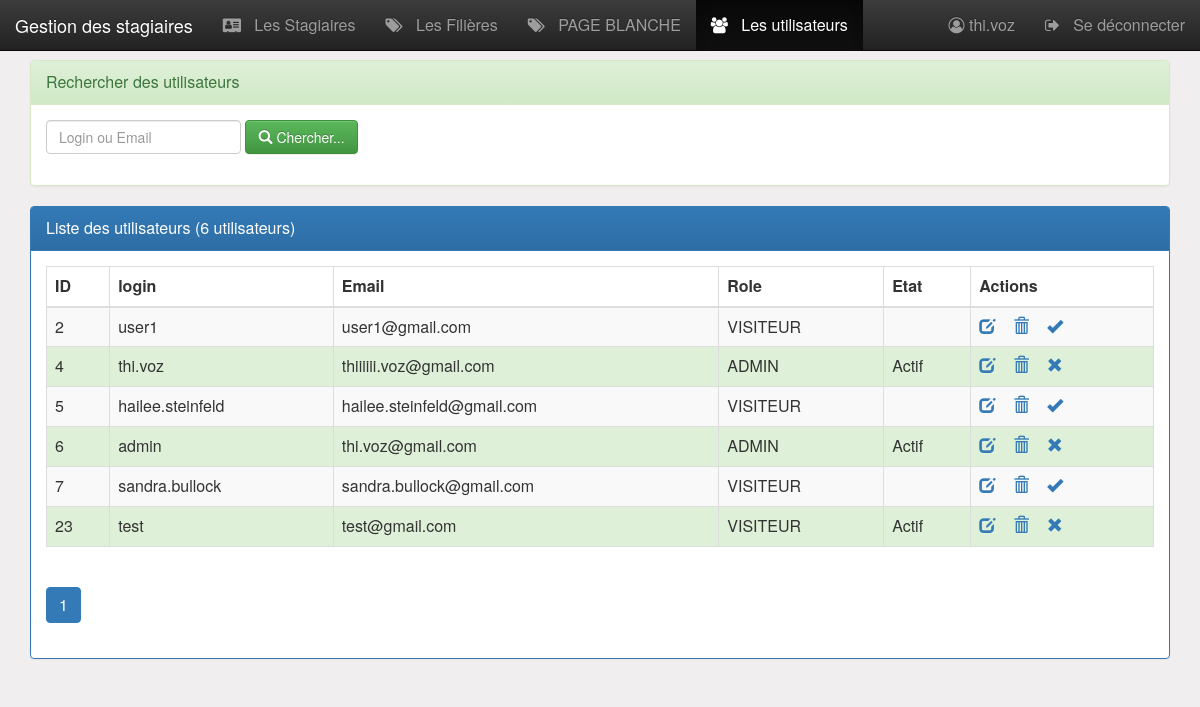
/pages/utilisateurs.php (signed in), run on the app's committed database.
### tables this page shows
CREATE TABLE IF NOT EXISTS `utilisateur` (
  `iduser` int(4) NOT NULL AUTO_INCREMENT,
  `login` varchar(50) NOT NULL,
  `email` varchar(255) NOT NULL,
  `role` varchar(50) NOT NULL DEFAULT 'VISITEUR',
  `etat` int(1) NOT NULL DEFAULT 0,
  `pwd` varchar(255) NOT NULL,
  PRIMARY KEY (`iduser`)
);

### pages/utilisateurs.php (the view, shortened to what this page needs)
<?php
    require_once("connexiondb.php");
    $login="";
    $size=isset($_GET['size'])?$_GET['size']:6;
    $page=isset($_GET['page'])?$_GET['page']:1;
    $offset=($page-1)*$size;
    $requeteUser="
        SELECT *
        FROM   utilisateur
        WHERE  login like '%$login%' or email like '%$login%'
        ORDER BY iduser
        LIMIT  $size
        OFFSET $offset
    ";
    $req = $pdo->prepare($requeteUser);
    $req->execute();
    $utilisateurs = $req->fetchAll(PDO::FETCH_ASSOC);
    $requeteCount="select count(*) countUser from utilisateur";
    $resultatCount=$pdo->query($requeteCount);
    $tabCount=$resultatCount->fetch();
    $nbrUser=$tabCount['countUser'];
    $reste=$nbrUser % $size;
    if($reste===0)
        $nbrPage=$nbrUser/$size;
    else
        $nbrPage=floor($nbrUser/$size)+1;
?>
<HTML>
    <head>
        <?php include '../include/head.php' ?>
    </head>
    <body>
        <?php include("menu.php"); ?>
        <div class="container py-2 margetop60">
            <div class="panel panel-success">
				<div class="panel-heading">Rechercher des utilisateurs</div>
				<div class="panel-body">
					<form method="get" action="utilisateurs.php" class="form-inline">
						<div class="form-group">
                            <input name="login" placeholder="Login ou Email"
                                   value="<?= $login ?>"
                                   type="text" class="form-control" />
                        </div>
				        <button type="submit" class="btn btn-success">
                            <span class="glyphicon glyphicon-search"></span>
                            Chercher...
                        </button>
					</form>
				</div>
			</div>
            <div class="panel panel-primary">
                <div class="panel-heading">Liste des utilisateurs (<?php echo $nbrUser ?> utilisateurs)</div>
                <div class="panel-body">
                    <?php
                    if(!empty($utilisateurs) && is_array($utilisateurs)){
                    ?>
                    <table class="table table-striped table-bordered">
                        <thead>
                            <tr>
                                <th>ID</th>
                                <th>login</th>
                                <th>Email</th>
                                <th>Role</th>
                                <th>Etat</th>
                                <th>Actions</th>
                            </tr>
                        </thead>
                        <tbody>
                            <?php
                            foreach ($utilisateurs as $item) {
                                ?>
                                <tr class="<?= $item['etat']==1?'success':'secondary'?>">
                                    <td><?= $item['iduser'] ?> </td>
                                    <td><?= $item['login'] ?> </td>
                                    <td><?= $item['email'] ?> </td>
                                    <td><?= $item['role'] ?> </td>
                                    <td><?= $item['etat']==1?'Actif':'' ?> </td>
                                    <td>
                                        <a href="utilisateurEditer.php?iduser=<?= $item['iduser'] ?>" title="Editer">
                                            <span class="glyphicon glyphicon-edit"></span>
                                        </a>
                                        <a onclick="return confirm('Etes vous sur de vouloir supprimer cet utilisateur')"
                                           href="utilisateurSupprimer.php?iduser=<?= $item['iduser'] ?>" title="Supprimer">
                                            <span class="glyphicon glyphicon-trash"></span>
                                        </a>
                                        <a href="utilisateurActiver.php?iduser=<?= $item['iduser'] ?>&etat=<?= $item['etat']  ?>"
                                           title="<?=$item['etat']==1?'Désactiver':'Activer' ?>">
                                            <?php
                                            if($item['etat']==1)
                                                echo '<span class="glyphicon glyphicon-remove"></span>';
                                            else
                                                echo '<span class="glyphicon glyphicon-ok"></span>';
                                            ?>
                                        </a>
                                    </td>
                                </tr>
                                <?php
                            }
                            ?>
                        </tbody>
                    </table>
                    <?php
                    }else{
                        echo "La liste est vide!";
                    }
                    ?>
                    <div>
                        <ul class="pagination">
                            <?php for($i=1;$i<=$nbrPage;$i++){ ?>
                                <li class="<?php if($i==$page) echo 'active' ?>">
                                <a href="utilisateurs.php?page=<?php echo $i;?>&login=<?php echo $login ?>">
                                <?php echo $i; ?>
                                </a>
                                </li>
                            <?php } ?>
                        </ul>
                    </div>
                </div>
            </div>
        </div>
    </body>
</HTML>

### include/css/monstyle.css (style rules this page uses)
.margetop60 { margin-top: 60px; }
body { background-color: rgb(240, 238, 238); font-size: 16px; }

### data on the page
utilisateur: iduser "2", login "user1", email "user1@gmail.com", role "VISITEUR", etat 0 (drawn)
utilisateur: iduser "4", login "thi.voz", email "thiiiiii.voz@gmail.com", role "ADMIN", etat "Actif"
utilisateur: iduser "5", login "hailee.steinfeld", email "hailee.steinfeld@gmail.com", role "VISITEUR", etat 0 (drawn)
utilisateur: iduser "6", login "admin", email "thi.voz@gmail.com", role "ADMIN", etat "Actif"
utilisateur: iduser "7", login "sandra.bullock", email "sandra.bullock@gmail.com", role "VISITEUR", etat 0 (drawn)
utilisateur: iduser "23", login "test", email "test@gmail.com", role "VISITEUR", etat "Actif"

### other printed values
$_SESSION['user']['login'] "thi.voz"
$nbrUser "6"
